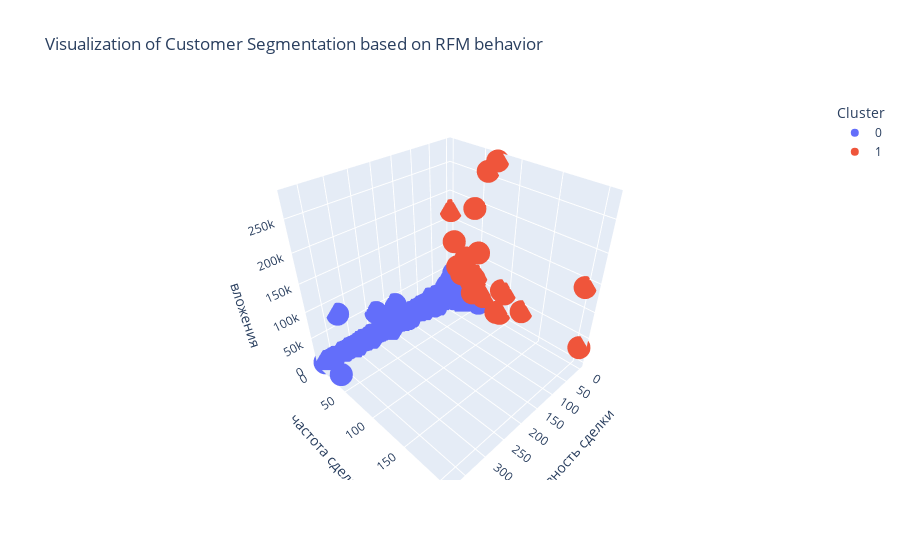

Notebook source saved alongside this figure:
### Code cell
#Interactive 3D-visualization of customer segments
df_kmeans['Cluster']=df_kmeans['Cluster'].astype('category')
fig = px.scatter_3d(df_kmeans,
                    x=df_kmeans.Recency,
                    y=df_kmeans.Frequency,
                    z=df_kmeans.Monetary,
                    labels={'Recency':'давность сделки','Frequency':'частота сделки','Monetary':'вложения'},
                    title='Visualization of Customer Segmentation based on RFM behavior',
              color='Cluster')
fig.update_layout(showlegend=True)
fig.show()

### Figure 1 — Plotly figure (JSON) as saved in the notebook; plotly's stock layout.template omitted (floating-point values rounded to 4 significant figures; data arrays with more than 128 entries replaced by an {"elided": "..."} marker saying what was removed)
{"data": [{"hovertemplate": "Cluster=0<br>давность сделки=%{x}<br>частота сделки=%{y}<br>вложения=%{z}<extra></extra>", "legendgroup": "0", "marker": {"color": "#636efa", "symbol": "circle"}, "mode": "markers", "name": "0", "scene": "scene", "showlegend": true, "type": "scatter3d", "x": {"elided": "4308 int values"}, "y": {"elided": "4308 int values"}, "z": {"elided": "4308 float values"}}, {"hovertemplate": "Cluster=1<br>давность сделки=%{x}<br>частота сделки=%{y}<br>вложения=%{z}<extra></extra>", "legendgroup": "1", "marker": {"color": "#EF553B", "symbol": "circle"}, "mode": "markers", "name": "1", "scene": "scene", "showlegend": true, "type": "scatter3d", "x": [25, 1, 4, 3, 2, 4, 2, 5, 10, 9, 2, 2, 2, 4, 1, 8, 4, 39, 18, 1, 5, 9, 3, 2, 2, 1], "y": [21, 206, 86, 97, 62, 50, 57, 17, 55, 44, 91, 73, 199, 48, 91, 26, 47, 63, 51, 2, 28, 46, 31, 124, 44, 60], "z": [124900.0, 31650.0, 11190.0, 58760.0, 28120.0, 65040.0, 37150.0, 65160.0, 117200.0, 51530.0, 12050.0, 280200.0, 140300.0, 54530.0, 60630.0, 56250.0, 37130.0, 80850.0, 34680.0, 168500.0, 66650.0, 194400.0, 91060.0, 40500.0, 58030.0, 259700.0]}], "layout": {"legend": {"title": {"text": "Cluster"}, "tracegroupgap": 0}, "scene": {"domain": {"x": [0, 1], "y": [0, 1]}, "xaxis": {"title": {"text": "давность сделки"}}, "yaxis": {"title": {"text": "частота сделки"}}, "zaxis": {"title": {"text": "вложения"}}}, "showlegend": true, "title": {"text": "Visualization of Customer Segmentation based on RFM behavior"}}}
